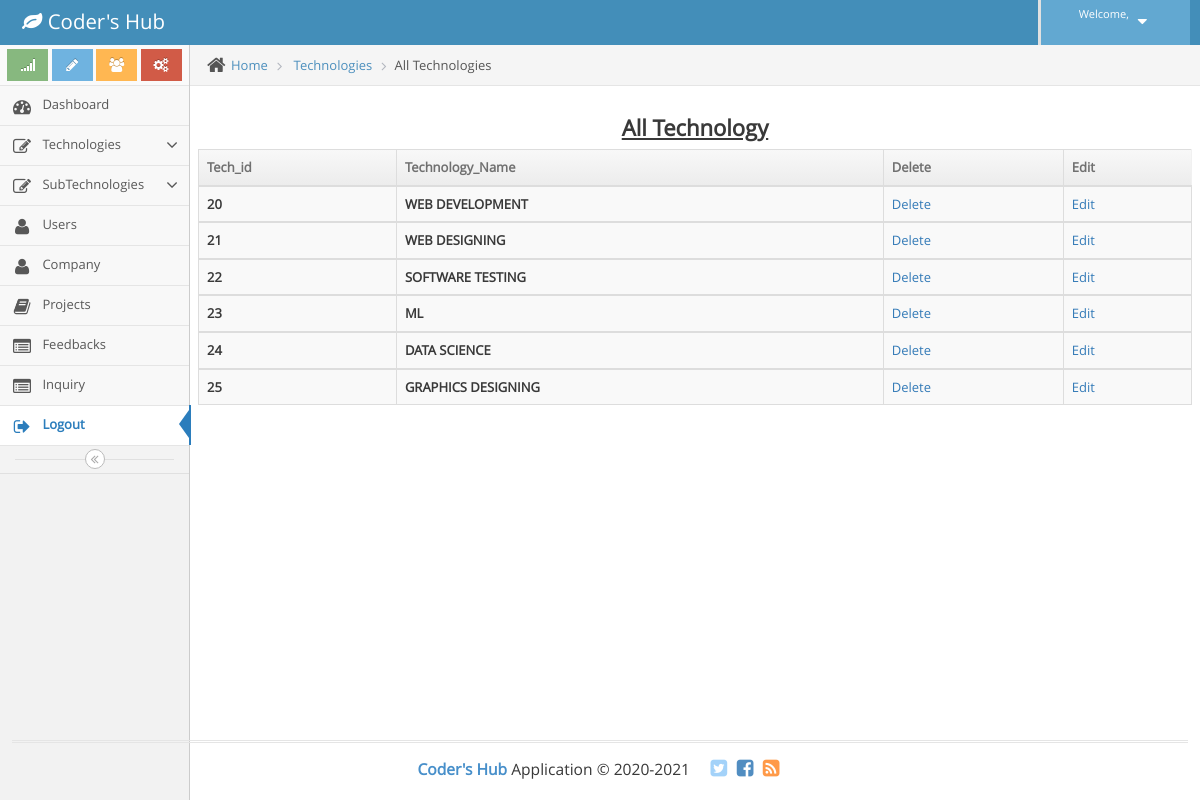
The page /admin/all_tech.php on the database its author committed.
### tables this page shows
CREATE TABLE `technology` (
  `Tech_id` int(12) NOT NULL,
  `Tech_name` varchar(20) NOT NULL
);

### admin/all_tech.php (the view, shortened to what this page needs)
<?php
$obj = new mysqli("localhost","root","","codershub");
$result = $obj->query("select * from technology");
?>
<!DOCTYPE html>
<html lang="en">
  <head>
    <link rel="stylesheet" href="assets/css/bootstrap.min.css" />
    <link rel="stylesheet" href="assets/font-awesome/4.5.0/css/font-awesome.min.css" />
    <link rel="stylesheet" href="assets/css/ace.min.css" class="ace-main-stylesheet" id="main-ace-style" />
    <link rel="stylesheet" href="assets/css/ace-skins.min.css" />
    <link rel="stylesheet" href="assets/css/ace-rtl.min.css" />
  </head>
  <body class="no-skin">
    <?php include'common/header.php';?>
    <div class="main-container ace-save-state" id="main-container">
        <?php include'common/sidebar.php';?>
      <div class="main-content">
        <div class="main-content-inner">
          <div class="breadcrumbs ace-save-state" id="breadcrumbs">
            <ul class="breadcrumb">
              <li>
                <i class="ace-icon fa fa-home home-icon"></i>
                <a href="#">Home</a>
              </li>
              <li>
                <a href="#">Technologies</a>
              </li>
              <li class="active">All Technologies</li>
            </ul>
        </div>
          <div class="page-content">
            <div class="row">
              <div class="col-xs-12">
                <div class="row">
                  <div class="col-xs-12">
                </div>
                <div class="row">
                  <div class="col-xs-12">
                      <h3 align="center"><u><b>All Technology</b></u></h3>
                    <div>
                      <table id="dynamic-table" class="table table-striped table-bordered table-hover">
                        <thead>
                          <tr>
                            <th>Tech_id</th>
                            <th>Technology_Name</th>
                            <th>Delete</th>
                            <th>Edit</th>
                          </tr>
                            <?php
                          while ($row = $result->fetch_object())
                          {
                        ?>
                        <tbody>
                        <th><?php echo $row->Tech_id;?></th>
                        <th><?php echo $row->Tech_name;?></th>
                        <td><a href="all_tech_delete.php?delid=<?php echo $row->Tech_id;?>">Delete</a></td>
                       <td><a href="all_tech_edit.php?editid=<?php echo $row->Tech_id;?>">Edit</a></td>
                      </tbody>
                      <?php
                      }
                      ?>
                      </table>
                    </div>
                  </div>
                </div>
              </div>
            </div>
          </div>
        </div>
      </div>
        <div class="footer">
        <div class="footer-inner">
      <?php include'common/footer.php' ;?>
    </div>
  </body>
</html>

### rows shown on the page
technology: Tech_id "20", Tech_name "WEB DEVELOPMENT"
technology: Tech_id "21", Tech_name "WEB DESIGNING"
technology: Tech_id "22", Tech_name "SOFTWARE TESTING"
technology: Tech_id "23", Tech_name "ML"
technology: Tech_id "24", Tech_name "DATA SCIENCE"
technology: Tech_id "25", Tech_name "GRAPHICS DESIGNING"
